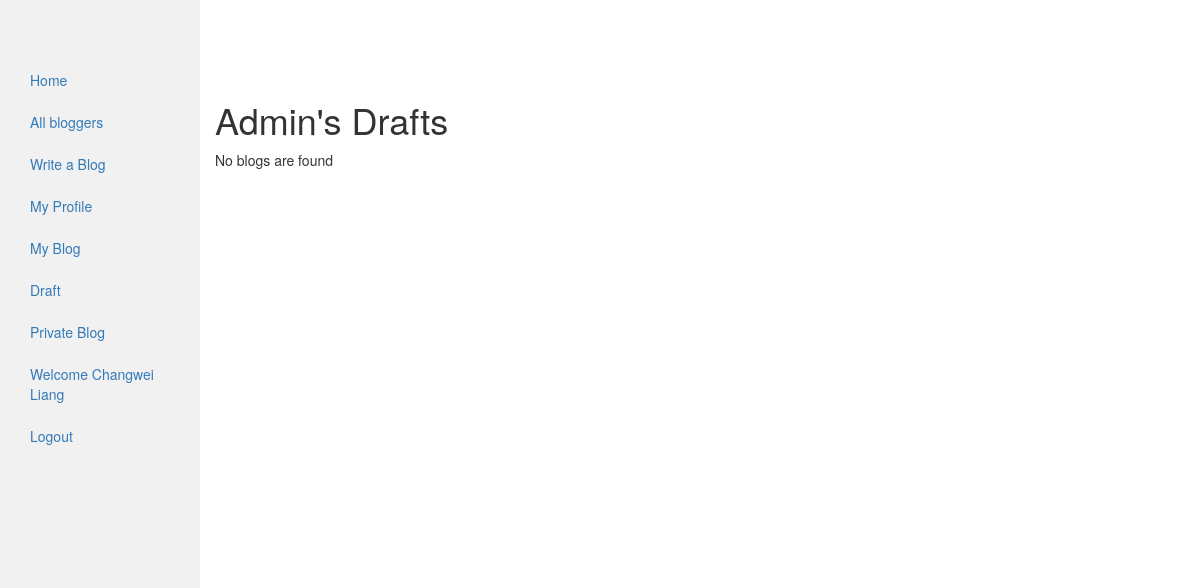
The app's page /draft/ (signed in), older data.
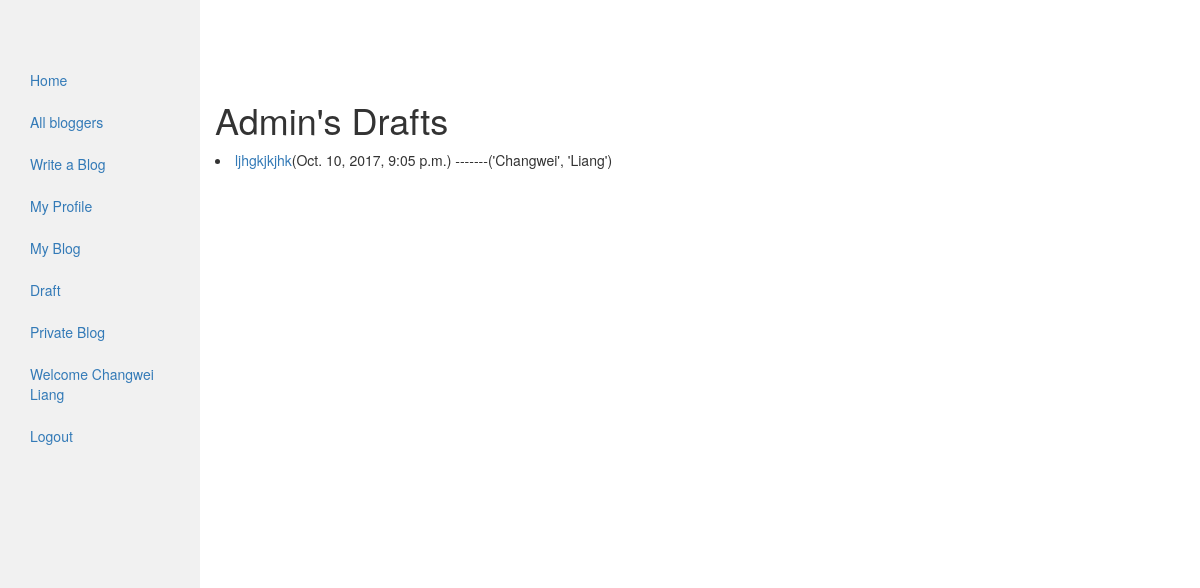
The same page, newer data.
### blog/models.py (models this page shows, shortened)
class MyPost(models.Model):
    author = models.ForeignKey(settings.AUTH_USER_MODEL, on_delete=models.CASCADE)
    title = models.CharField(max_length=100)
    content = models.TextField(blank=True)
    tags = models.CharField(max_length=20, null=True, blank=True)
    published_time = models.DateTimeField(default=timezone.now)
    created_time = models.DateTimeField(default=timezone.now)
    is_draft = models.BooleanField(default=False)
    is_private = models.BooleanField(default=False)
    can_be_edited = models.BooleanField(default=False)
    allow_comment = models.BooleanField(default=True)
    class Meta:
        ordering = ['published_time']
    def get_absolute_url(self):
        return reverse('blog:blog_detail', args=[str(self.id)])

### my_auth/models.py (models this page shows)
class User(auth_models.AbstractUser):
    email = models.EmailField(_('email address'), unique=True)

### blog/views.py (the view)
# urls.py: url(r'^draft/$', views.DraftBlog.as_view(), name='draft_blog'),
class DraftBlog(LoginRequiredMixin, MyPaginatedBlogListView):
    model = models.MyPost
    login_url = 'auth:login'
    template_name = 'blog/draft_list.html'
    paginate_by = 5
    context_object_name = 'blog_list'
    def get_queryset(self):
        return models.MyPost.objects.filter(author__username=self.request.user.username,
                                              is_draft=True, is_private=False).order_by('-published_time')

### blog/templatetags/blog_tag.py (called while the page is built)
@register.simple_tag
def real_name_or_username(blog):
    if blog.author.first_name and blog.author.last_name:
        return format_html('%s' % blog.author.first_name), format_html(blog.author.last_name)
    else:
        return blog.author.username

### blog/utils.py (called while the page is built, shortened)
def my_paginator_style(paginator, page, context, pages_num_2b_shown):
    context['multiple_page_series_to_show'] = 0
    return context

### blog/views.py (called while the page is built)
    def get_context_data(self, **kwargs):
        context = super(ListView, self).get_context_data(**kwargs)
        queryset = self.get_queryset()
        paginator, page, queryset, is_paginated = self.paginate_queryset(queryset, self.get_paginate_by(queryset))
        context = my_paginator_style(paginator, page, context, pages_num_2b_shown=5)
        return context

### blog/templates/blog/draft_list.html (shortened to what this page needs)
<!DOCTYPE html>
<html lang="en">
{% extends 'blog/base.html' %}
{% load blog_tag %}
{% block content %}
<h1>{{ user.username|title }}'s Drafts</h1>
{% if blog_list %}
    {% for blog in blog_list %}
        <li><a href="{{ blog.get_absolute_url }}">{{ blog.title }}</a>({{ blog.published_time }})
            -------{% real_name_or_username blog %}</li>
    {% endfor %}
{% else %}
    <p>No blogs are found</p>
{% endif %}
{% include "blog/pagination.html" %}
{% endblock %}

Row changes from the older to the newer data that the page shows:
added MyPost: title "ljhgkjkjhk", published_time "Oct. 10, 2017, 9:05 p.m.", author.last_name "('Changwei', 'Liang')"
Text that changed along with them:
text no longer shown: "No blogs are found"
